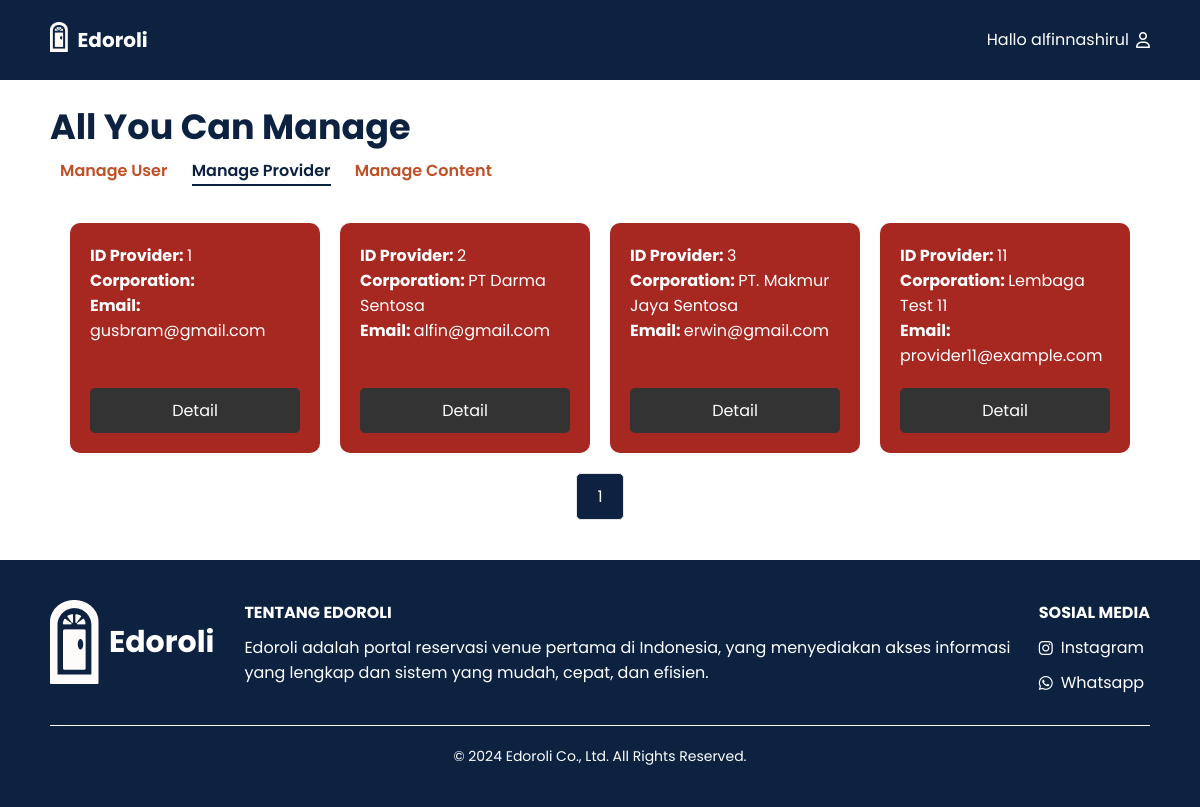
The page /Edorolli/Admin/prov_manage.php (signed in) on the database its author committed.
### tables this page shows
CREATE TABLE `provider` (
  `id_provider` int(10) NOT NULL,
  `gmail` varchar(30) DEFAULT NULL,
  `username` varchar(30) DEFAULT NULL,
  `lembaga` varchar(200) NOT NULL,
  `password` varchar(255) DEFAULT NULL,
  `nomorhp` bigint(18) DEFAULT NULL,
  `alamat` varchar(255) DEFAULT NULL
);

### Edorolli/Admin/prov_manage.php (the view, shortened to what this page needs)
<?php
$conn = connectDatabase();
$provider_per_page = 16;
$page = isset($_GET['page']) ? (int)$_GET['page'] : 1;
$offset = ($page - 1) * $provider_per_page;
$sql = "SELECT id_provider, gmail, username, lembaga FROM provider LIMIT $provider_per_page OFFSET $offset";
$result = $conn->query($sql);
?>
<!DOCTYPE html>
<html lang="en">
<head>
  <link rel="stylesheet" href="https://cdnjs.cloudflare.com/ajax/libs/font-awesome/6.0.0-beta3/css/all.min.css" />
  <link rel="stylesheet" href="../css/user_manage.css" />
  <link rel="stylesheet" href="../css/footer.css" />
</head>
<body>
<header>
    <div class="wrapper">
        <div class="logo-nama">
            <div class="logo"><img src="../image/logo.png" alt="Logo"></div>
            <div class="nama_website"><a href="#">Edoroli</a></div>
        </div>
        <div class="menu"><a href="user_manage.php?page=1">Hallo <?php echo $_SESSION['username']; ?><i class="far fa-user"></i></a></div>
    </div>
</header>
<nav class="main-title">
<h1>All You Can Manage</h1>
    <div class="nav-links">
        <a href="user_manage.php?page=1" class="nav-item" id="user">Manage User</a>
        <a href="prov_manage.php?page=1" class="nav-item active" id="provider">Manage Provider</a>
        <a href="content_venue.php" class="nav-item" id="content">Manage Content</a>
    </div>
</nav>
<main>
    <div class="user-grid">
        <?php
        if ($result->num_rows > 0) {
            while ($row = $result->fetch_assoc()) {
                echo '<div class="user-card">';
                echo '<div class="user-card-content">';
                echo '<p><strong>ID Provider: </strong>' . $row["id_provider"] . '</p>';
                echo '<p><strong>Corporation: </strong>' . $row["lembaga"] . '</p>';
                echo '<p><strong>Email: </strong>' . $row["gmail"] . '</p>';
                echo '</div>';
                echo '<a href="prov_detail.php?id=' . $row["id_provider"] . '" class="detail-btn">Detail</a>';
                echo '</div>';
            }
        } else {
            echo "No users found.";
        }
        ?>
    </div>
    <div class="pagination">
        <span class="page-number"><?php echo $page; ?></span>
    </div>
</main>
<?php require_once '../php/footer.php'; ?>
</body>
</html>

### Edorolli/css/user_manage.css (style rules this page uses)
* { text-decoration: none; margin: 0px; padding: 0px; }
body { font-family: "Poppins", sans-serif; margin: 0; padding: 0; background-color: white; }
.wrapper { width: 1100px; margin: auto; align-items: center; }
.nama_website a { font-size: 20px; font-weight: bold; float: left; font-family: "Poppins"; color: #fff; }
.logo img { padding: 22px 10px 0px 0px; vertical-align: center; float: left; max-width: 50px; max-height: 30px; }
.menu { float: right; display: flex; align-items: center; margin-left: auto; }
.menu a { color: #fff; display: flex; align-items: center; }
.menu a i { margin-left: 7px; }
header { width: 100%; margin: auto; display: flex; line-height: 80px; position: sticky; top: 0px; background-color: #0c2240; z-index: 10; justify-content: space-between; align-items: center; }
.main-title { max-width: 1100px; margin: 20px auto; display: flex; flex-direction: column; }
.main-title h1 { font-size: 35px; color: #0c2240; margin-bottom: 5px; }
.main-title a { margin: 0 10px; color: #bf4f26; text-decoration: none; font-size: 18px solid; position: relative; font-weight: 600; }
.nav-item.active { color: #0c2240; }
.nav-item.active::after { content: ""; position: absolute; width: 100%; height: 2px; background-color: #0c2240; left: 0; bottom: -4px; }
main { max-width: 1100px; margin: auto; padding: 20px; box-sizing: border-box; }
.user-grid { display: grid; grid-template-columns: repeat(4, 1fr); gap: 20px; margin: 0 auto; }
.user-card { background-color: #a62821; color: white; padding: 20px; border-radius: 10px; display: flex; flex-direction: column; justify-content: space-between; }
.user-card-content { margin-bottom: 20px; }
.detail-btn { background-color: #333; color: #fff; border: none; padding: 10px 20px; border-radius: 5px; cursor: pointer; text-align: center; }
.pagination { display: flex; justify-content: center; align-items: center; margin-top: 20px; margin-bottom: 20px; }
.page-number { display: inline-block; padding: 10px 20px; margin: 0 5px; border: 1px solid #e4e4e4; border-radius: 5px; background-color: #0c2240; color: white; }

### rows shown on the page
provider: id_provider "1", gmail "gusbram@gmail.com"
provider: id_provider "2", lembaga "PT Darma Sentosa", gmail "alfin@gmail.com"
provider: id_provider "3", lembaga "PT. Makmur Jaya Sentosa", gmail "erwin@gmail.com"
provider: id_provider "11", lembaga "Lembaga Test 11", gmail "provider11@example.com"

### other values the page prints
$_SESSION['username'] "alfinnashirul"
$page "1"
